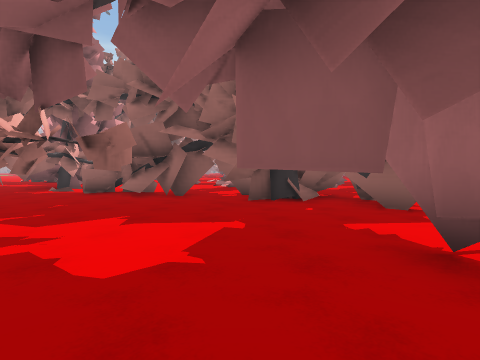
[1] (above)

19 first-person views from a walk through a Unity game level. The camera is 1.4 m above the floor, tilts 2° down and sees 80° across. The floor is counted in squares, 2 m on a side. Each view is taken from the middle of a square. On the plan, view 1 faces up. The plan holds only what a view shows up to about 10 squares ahead; the rest is blank. The place goes on beyond the plan. Some surface patterns are stand-ins.

[2]
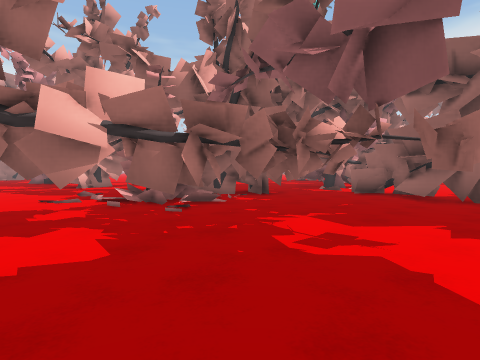

[3]
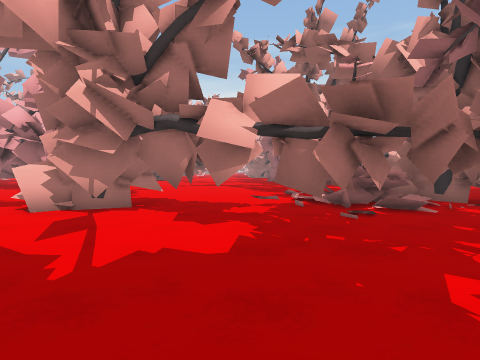

[4]
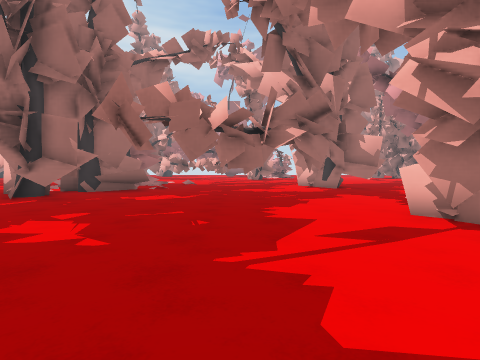

[5]
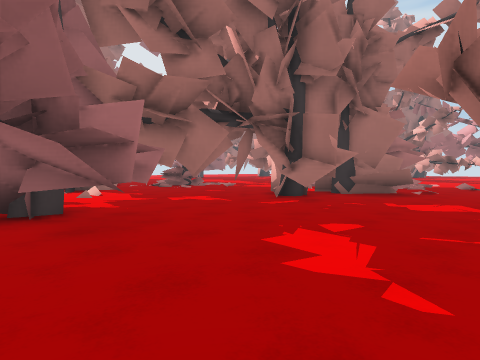

[6]
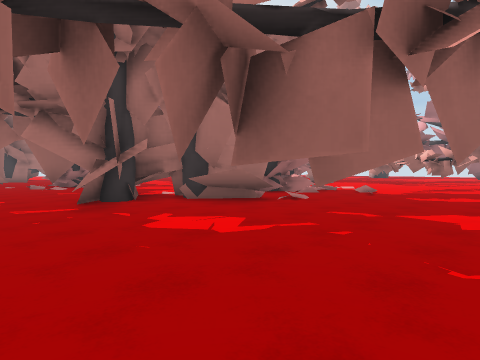

[7]
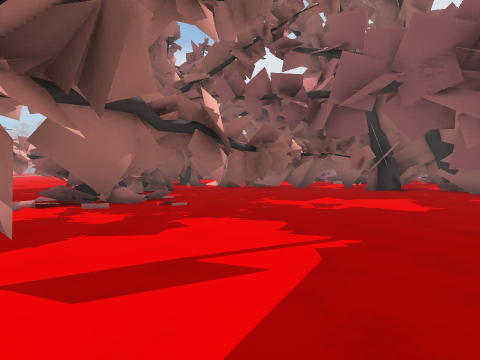

[8]
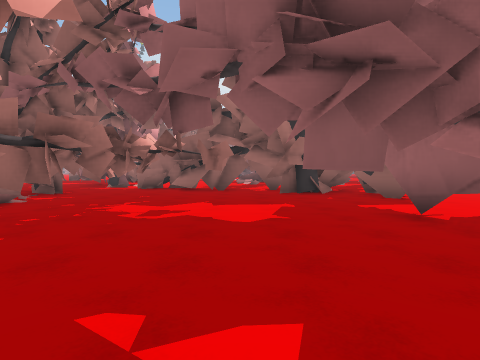

[9]
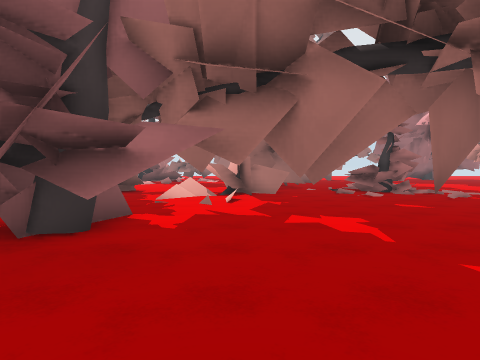

[10]
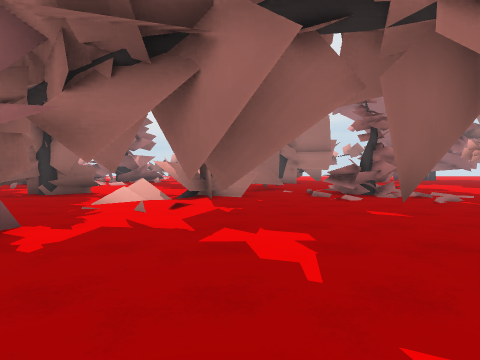

[11]
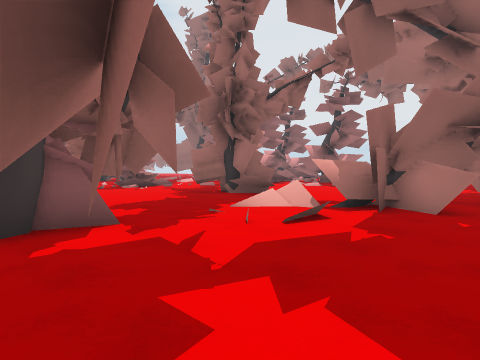

[12]
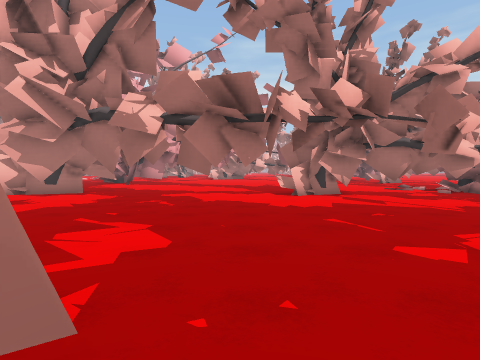

[13]
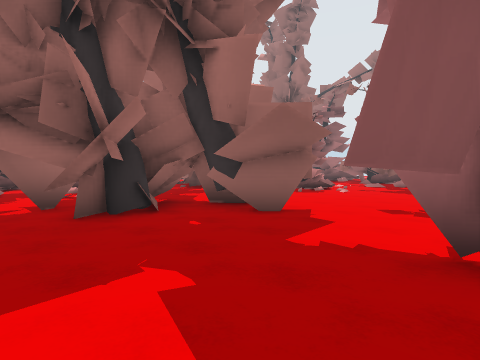

[14]
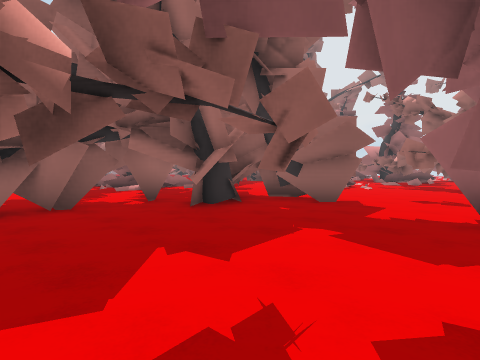

[15]
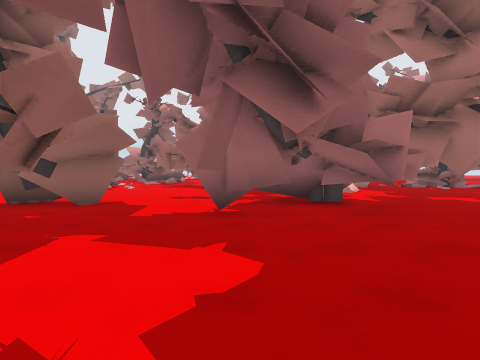

[16]
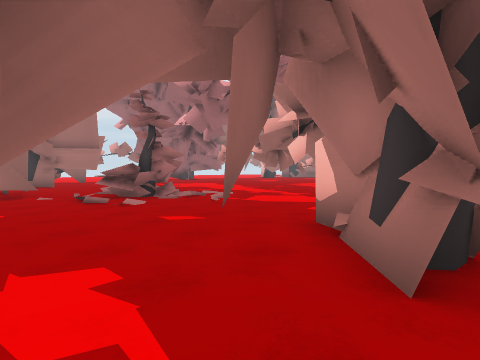

[17]
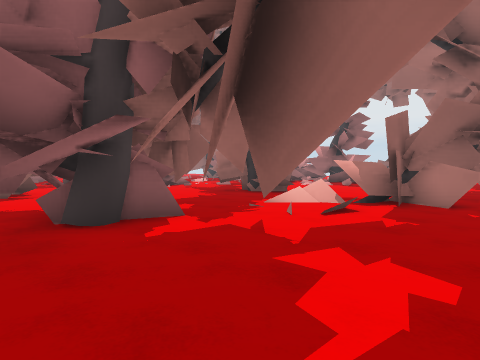

[18]
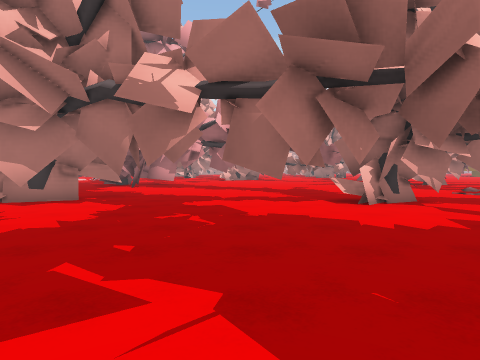

[19]
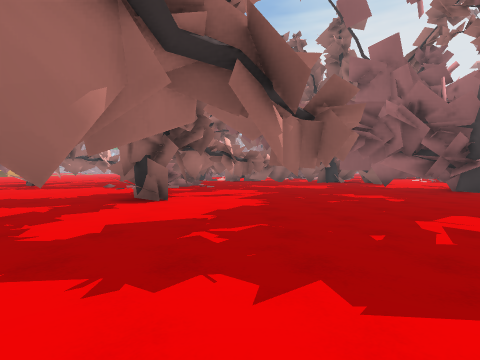

### Floor plan
Key: @ floor where view 1 was taken; # wall or solid block; . floor; / step, stairs or slope; ^ raised ledge; T thing the floor can be seen under or through; R tree; O other object.
Columns run from 7 left of view 1 to 14 right of it. Each row starts with its distance up from view 1.
 13          O
 12     ..  /O
 11     .. ...
 10 ### .......
  9 #.###. T...#
  8 #..###TTTT..   O
  7 ##.... TTTT  ...
  6 ##.....T.TT......
  5 ##T...... T......
  4 RRTTT.......#....
  3 RR..TT..##.....##
  2 ...T...#TT#  ...##.
  1 ..TT.... TTTT.......
  0 .TT....@TTTTT.......
 -1 TT... ...T  T..# ..
 -2 ##........T....###
 -3 ..... ....T.....###...
 -4 ....##............###.
 -5 ....#...####..........
 -6 ..#......##.....RR...
 -7 ..#..../###^...RRR
 -8 #....../##   ....
 -9 #.#..../.    ....

Positions as (right, up) in squares from view 1, and headings:
1: (0, 0), facing up
2: (-1, 0), facing up-left
3: (-1, 1), facing left
4: (-3, 2), facing down
5: (-2, 1), facing down-right
6: (-4, -3), facing down-right
7: (-4, -3), facing up
8: (-1, -2), facing up
9: (0, -2), facing right
10: (1, -3), facing right
11: (3, -4), facing up-right
12: (2, -4), facing left
13: (-1, 2), facing up-right
14: (-3, 2), facing up-right
15: (-3, 2), facing right
16: (2, -3), facing down-right
17: (2, -4), facing up-right
18: (0, -5), facing left
19: (-4, -9), facing up
